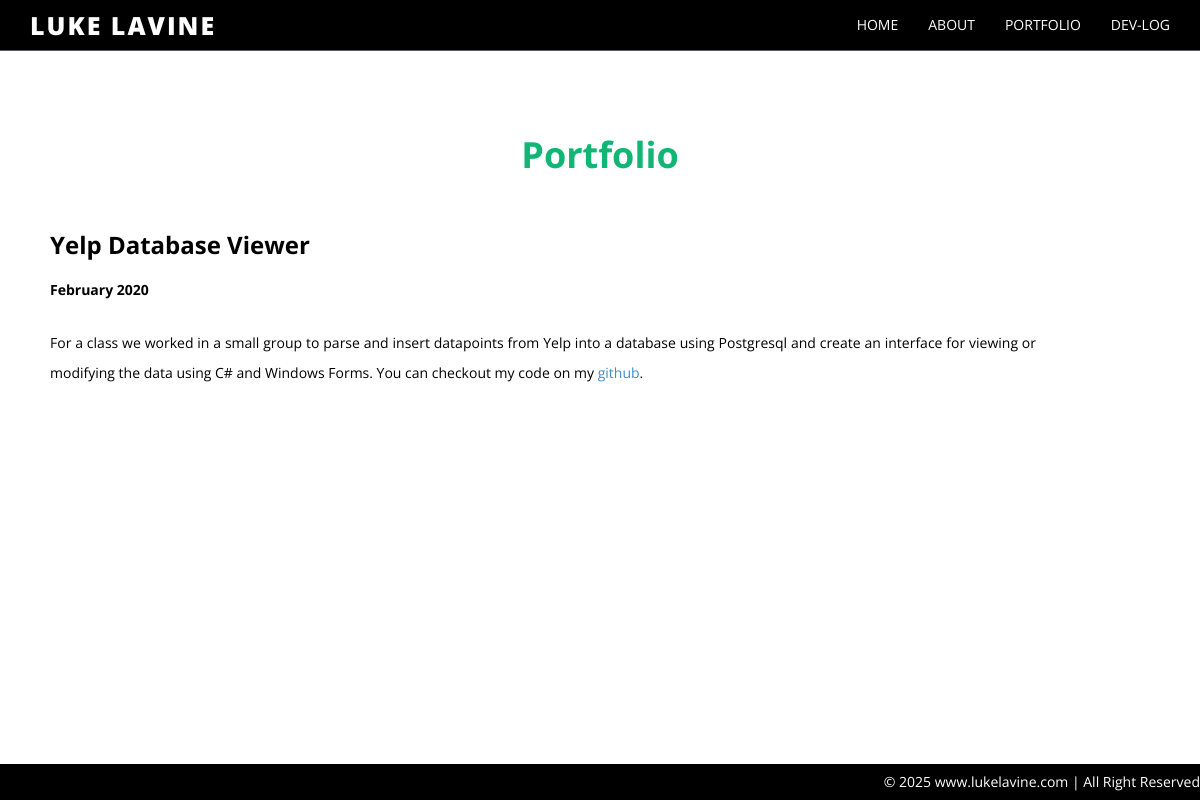
The app's page /portfolio/5/, older data.
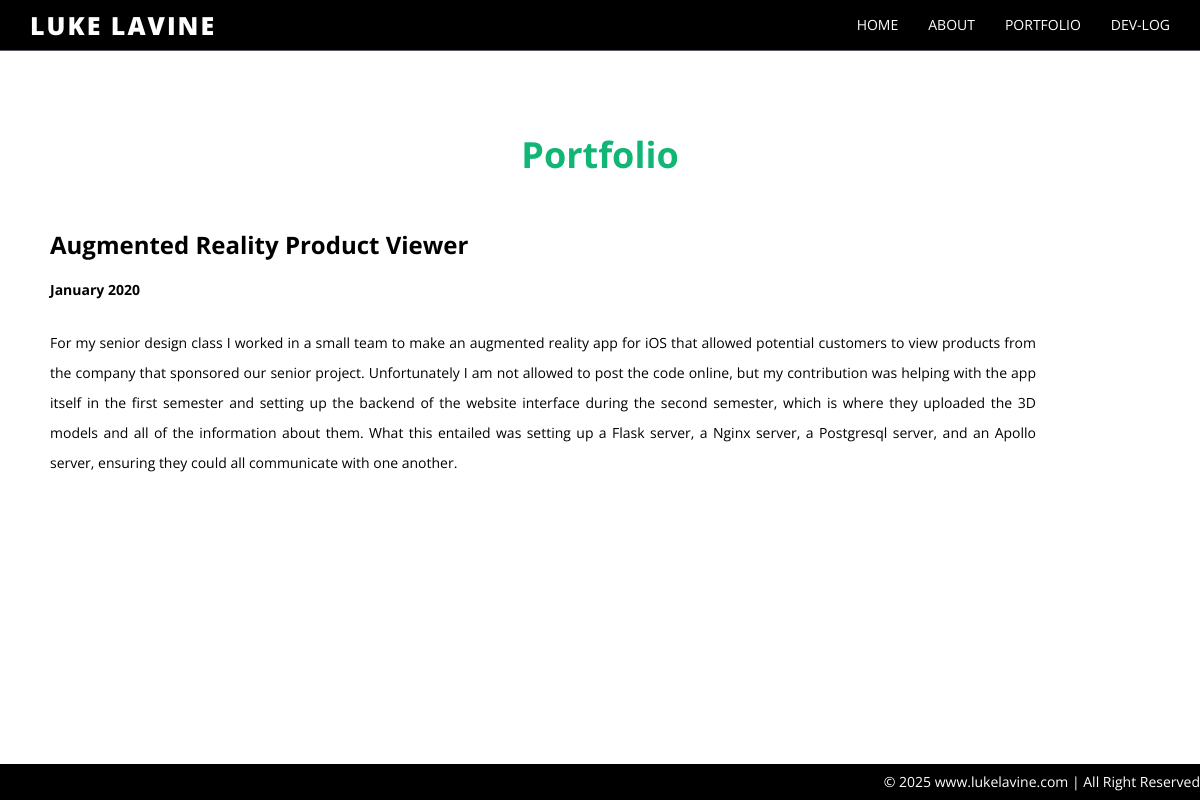
The same page, newer data.
### portfolio/models.py (models this page shows)
class PortfolioEntry(models.Model):
	id = models.IntegerField(primary_key=True)
	title = models.CharField(max_length = 100)
	text = models.TextField(blank=True)
	date = models.DateTimeField('date published')
	icon = models.CharField(max_length = 32)

### portfolio/views.py (the view)
# urls.py: path('<int:pk>/', views.detail, name='detail'),
def detail(request, pk):
	entry = PortfolioEntry.objects.get(pk=pk)
	context = {
		"entry": entry
	}
	return render(request, "portfolio_detail.html", context)

### portfolio/templates/portfolio_detail.html (shortened to what this page needs)
{% extends 'home/base.html' %}
{% load static %}
{% block head %}
	<link href="{% static 'blog/blog.css' %}" rel="stylesheet" />
{% endblock %}
{% block content %}
	<div class="container">
		<div class="row main-top-margin text-center">
            <h1>Portfolio</h1>
        </div>
		<div class="middle-column text-justify">
			<h3> <strong>{{entry.title}} </strong></h3>
			<p> <strong> {{entry.date | date:"F Y"}} </strong></p>
			<p> {{entry.text|safe}} </p>
		</div>
	</div>
{% endblock %}

Row changes from the older to the newer data that the page shows:
changed PortfolioEntry: title "Yelp Database Viewer" → "Augmented Reality Product Viewer"; date "February 2020" → "January 2020"; text "For a class we worked in a small group to parse and insert datapoints from Yelp into a database using Postgresql and create an interface for viewing or modifying the data using C# and Windows Forms. You can checkout my code on my github ." → "For my senior design class I worked in a small team to make an augmented reality app for iOS that allowed potential customers to view products from the company that sponsored our senior project. Unfortunately I am not allowed to post the code online, but my contribution was helping with the app itself in the first semester and setting up the backend of the website interface during the second semester, which is where they uploaded the 3D models and all of the information about them. What this entailed was setting up a Flask server, a Nginx server, a Postgresql server, and an Apollo server, ensuring they could all communicate with one another."
